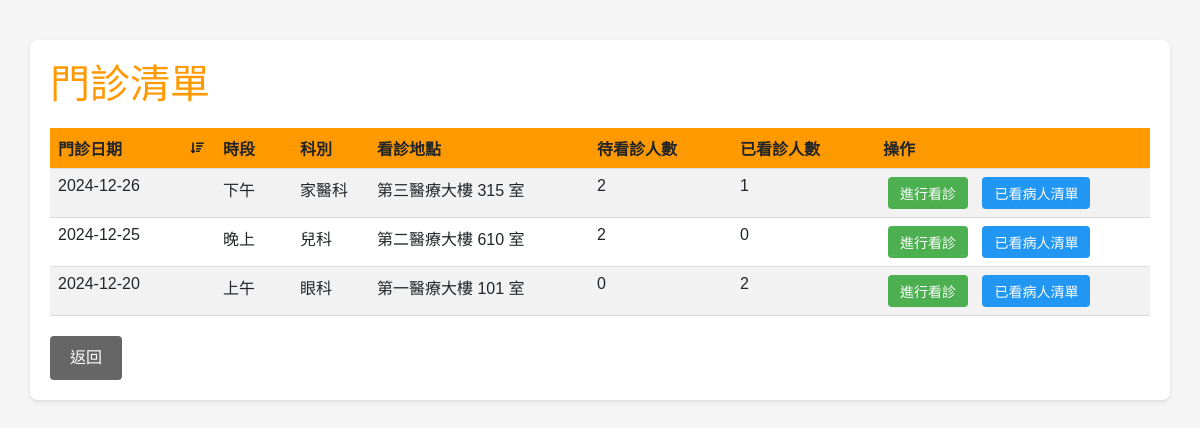
The page /php/doctor/clinic_list.php (signed in) on the database its author committed.
### tables this page shows
CREATE TABLE `clinic` (
  `clinic_id` char(7) NOT NULL,
  `clinic_date` date NOT NULL,
  `period` enum('morning','afternoon','evening') NOT NULL,
  `department_id` char(7) NOT NULL,
  `location` varchar(100) DEFAULT NULL,
  `doctor_id` char(7) NOT NULL
);

CREATE TABLE `department` (
  `department_id` char(7) NOT NULL,
  `department_name` varchar(50) NOT NULL
);

### php/doctor/clinic_list.php (the view, shortened to what this page needs)
<?php
require_once '../common/db_conn.php';
try {
    $stmt = $db->prepare("
        SELECT c.clinic_id, c.clinic_date, c.period, c.location,
               d.department_name,
               COUNT(DISTINCT a.appointment_id) as appointment_count,
               COUNT(DISTINCT mr.record_id) as treated_count
        FROM clinic c
        JOIN department d ON c.department_id = d.department_id
        LEFT JOIN appointment a ON c.clinic_id = a.clinic_id
        LEFT JOIN medical_record mr ON c.clinic_id = mr.clinic_id
        WHERE c.doctor_id = ?
        GROUP BY c.clinic_id
        ORDER BY c.clinic_date DESC,
                 FIELD(c.period, 'morning', 'afternoon', 'evening')
    ");
    $stmt->execute([$_SESSION['user_id']]);
    $clinics = $stmt->fetchAll();
} catch (PDOException $e) {
    $error_message = "系統錯誤，請稍後再試";
}
function getPeriodText($period) {
    switch ($period) {
        case 'morning':
            return '上午';
        case 'afternoon':
            return '下午';
        case 'evening':
            return '晚上';
    }
}
?>
<!DOCTYPE html>
<html lang="zh-Hant">
<head>
    <link href="https://cdn.jsdelivr.net/npm/bootstrap@5.3.0-alpha1/dist/css/bootstrap.min.css" rel="stylesheet">
    <link href="https://cdn.jsdelivr.net/npm/boxicons@2.1.2/css/boxicons.min.css" rel="stylesheet">
    <link rel="stylesheet" href="./asset/clinic_list.css">
</head>
<body>
    <div class="container">
        <h1>門診清單</h1>
        <?php if (empty($clinics)): ?>
            <div class="empty-message">目前沒有門診記錄</div>
        <?php else: ?>
            <table class="table table-striped">
                <thead>
                    <tr>
                        <th data-sort="clinic_date">門診日期</th>
                        <th data-sort="period">時段</th>
                        <th data-sort="department_name">科別</th>
                        <th data-sort="location">看診地點</th>
                        <th data-sort="appointment_count">待看診人數</th>
                        <th data-sort="treated_count">已看診人數</th>
                        <th>操作</th>
                    </tr>
                </thead>
                <tbody>
                    <?php foreach ($clinics as $clinic): ?>
                        <tr>
                            <td><?php echo htmlspecialchars($clinic['clinic_date']); ?></td>
                            <td><?php echo htmlspecialchars(getPeriodText($clinic['period'])); ?></td>
                            <td><?php echo htmlspecialchars($clinic['department_name']); ?></td>
                            <td><?php echo htmlspecialchars($clinic['location']); ?></td>
                            <td><?php echo htmlspecialchars($clinic['appointment_count']); ?></td>
                            <td><?php echo htmlspecialchars($clinic['treated_count']); ?></td>
                            <td>
                                <a href="patient_consult.php?clinic_id=<?php echo urlencode($clinic['clinic_id']); ?>" class="action-btn consult-btn">進行看診</a>
                                <a href="patient_list.php?clinic_id=<?php echo urlencode($clinic['clinic_id']); ?>" class="action-btn list-btn">已看病人清單</a>
                            </td>
                        </tr>
                    <?php endforeach; ?>
                </tbody>
            </table>
        <?php endif; ?>
        <div class="button-group">
            <a href="doctor_dashboard.php" class="back-btn">返回</a>
        </div>
    </div>
</body>
</html>

### php/doctor/asset/clinic_list.css (style rules this page uses)
body { font-family: Arial, sans-serif; max-width: 1200px; margin: 20px auto; padding: 20px; background-color: #f5f5f5; }
.container { background: white; padding: 20px; border-radius: 8px; box-shadow: 0 2px 4px rgba(0, 0, 0, 0.1); }
h1 { color: #ff9900; margin-bottom: 20px; }
table { width: 100%; border-collapse: collapse; margin-top: 20px; }
th, td { padding: 12px; text-align: left; border-bottom: 1px solid #ddd; }
th { background: #ff9900 !important; color: white; cursor: pointer; position: relative; padding-right: 30px; }
th:nth-child(1), td:nth-child(1) { width: 15%; }
th:nth-child(2), td:nth-child(2) { width: 7%; }
th:nth-child(3), td:nth-child(3) { width: 7%; }
th:nth-child(4), td:nth-child(4) { width: 20%; }
th:nth-child(5), td:nth-child(5) { width: 13%; }
th:nth-child(6), td:nth-child(6) { width: 13%; }
th:nth-child(7), td:nth-child(7) { width: 25%; }
.button-group { margin-top: 20px; }
.back-btn { padding: 10px 20px; background-color: #666; color: white; border: none; border-radius: 4px; cursor: pointer; text-decoration: none; display: inline-block; }
.action-btn { padding: 6px 12px; border: none; border-radius: 4px; color: white; text-decoration: none; margin: 0 5px; display: inline-block; font-size: 14px; }
.consult-btn { background-color: #4CAF50; }
.list-btn { background-color: #2196F3; }

### rows shown on the page
clinic: clinic_date "2024-12-26", period "下午", department.department_name "家醫科", location "第三醫療大樓 315 室", appointment_count "2", treated_count "1"
clinic: clinic_date "2024-12-25", period "晚上", department.department_name "兒科", location "第二醫療大樓 610 室", appointment_count "2", treated_count "0"
clinic: clinic_date "2024-12-20", period "上午", department.department_name "眼科", location "第一醫療大樓 101 室", appointment_count "0", treated_count "2"
